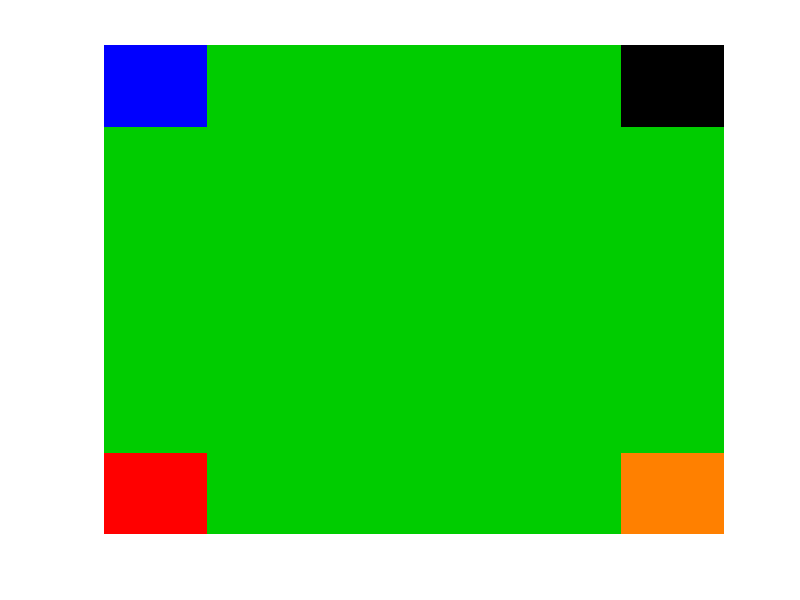

This figure's MATLAB source: (Note: this script raises an error after producing the figure.)
%=============================================================================
% Copyright (c) 2016-present Allan CORNET (Nelson)
%=============================================================================
% This file is part of Nelson.
%=============================================================================
% LICENCE_BLOCK_BEGIN
% SPDX-License-Identifier: LGPL-3.0-or-later
% LICENCE_BLOCK_END
%=============================================================================
% <--ADV-CLI MODE-->
%=============================================================================
f = figure('Visible', 'off');
set(f, 'Position', [100 100 240 240]);
C = zeros(6, 6);
C(1, 1) = 1;
C(6, 1) = 2;
C(1, 6) = 3;
C(6, 6) = 4;
imagesc(C, [0 4]);
axis xy;
axis off;
colormap([0 0.8 0; 1 0 0; 0 0 1; 1 0.5 0; 0 0 0]);
fr = getframe(f);
close(f);

redRows = findColorRows(fr.cdata, [255 0 0]);
blueRows = findColorRows(fr.cdata, [0 0 255]);
orangeRows = findColorRows(fr.cdata, [255 128 0]);
blackRows = findColorRows(fr.cdata, [0 0 0]);
asserts.istrue(mean(redRows) > mean(blueRows));
asserts.istrue(mean(orangeRows) > mean(blackRows));

f = figure('Visible', 'off');
set(f, 'Position', [100 100 240 240]);
imagesc(C, [0 4]);
axis ij;
axis off;
colormap([0 0.8 0; 1 0 0; 0 0 1; 1 0.5 0; 0 0 0]);
fr = getframe(f);
close(f);

redRows = findColorRows(fr.cdata, [255 0 0]);
blueRows = findColorRows(fr.cdata, [0 0 255]);
orangeRows = findColorRows(fr.cdata, [255 128 0]);
blackRows = findColorRows(fr.cdata, [0 0 0]);
asserts.istrue(mean(redRows) < mean(blueRows));
asserts.istrue(mean(orangeRows) < mean(blackRows));
%=============================================================================
function rows = findColorRows(cdata, rgb)
  tol = 12;
  mask = abs(double(cdata(:, :, 1)) - rgb(1)) <= tol ...
    & abs(double(cdata(:, :, 2)) - rgb(2)) <= tol ...
    & abs(double(cdata(:, :, 3)) - rgb(3)) <= tol;
  [rows, ~] = find(mask);
  asserts.istrue(~isempty(rows));
end
%=============================================================================
